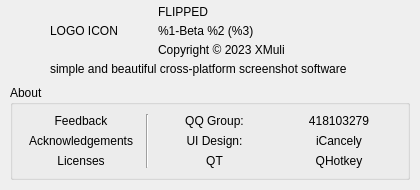
<?xml version="1.0" encoding="UTF-8"?>
<ui version="4.0">
 <class>TabAbout</class>
 <widget class="QWidget" name="TabAbout">
  <property name="geometry">
   <rect>
    <x>0</x>
    <y>0</y>
    <width>420</width>
    <height>190</height>
   </rect>
  </property>
  <property name="minimumSize">
   <size>
    <width>420</width>
    <height>190</height>
   </size>
  </property>
  <property name="windowTitle">
   <string>Form</string>
  </property>
  <layout class="QVBoxLayout" name="verticalLayout">
   <property name="spacing">
    <number>5</number>
   </property>
   <property name="leftMargin">
    <number>10</number>
   </property>
   <property name="topMargin">
    <number>5</number>
   </property>
   <property name="rightMargin">
    <number>10</number>
   </property>
   <property name="bottomMargin">
    <number>10</number>
   </property>
   <item>
    <layout class="QHBoxLayout" name="horizontalLayout_4" stretch="0,10,0">
     <property name="spacing">
      <number>5</number>
     </property>
     <item>
      <spacer name="horizontalSpacer">
       <property name="orientation">
        <enum>Qt::Horizontal</enum>
       </property>
       <property name="sizeHint" stdset="0">
        <size>
         <width>40</width>
         <height>20</height>
        </size>
       </property>
      </spacer>
     </item>
     <item>
      <layout class="QGridLayout" name="gridLayout">
       <item row="0" column="1">
        <widget class="QLabel" name="label_2">
         <property name="text">
          <string>FLIPPED</string>
         </property>
        </widget>
       </item>
       <item row="1" column="1" colspan="2">
        <widget class="QLabel" name="label_4">
         <property name="text">
          <string>%1-Beta %2 (%3)</string>
         </property>
        </widget>
       </item>
       <item row="3" column="0" colspan="3">
        <widget class="QLabel" name="label_3">
         <property name="text">
          <string>simple and beautiful cross-platform screenshot software</string>
         </property>
        </widget>
       </item>
       <item row="2" column="1" colspan="2">
        <widget class="QLabel" name="label_5">
         <property name="text">
          <string>Copyright © 2023 XMuli</string>
         </property>
        </widget>
       </item>
       <item row="0" column="0" rowspan="3">
        <widget class="QLabel" name="label">
         <property name="text">
          <string>LOGO ICON</string>
         </property>
        </widget>
       </item>
      </layout>
     </item>
     <item>
      <spacer name="horizontalSpacer_8">
       <property name="orientation">
        <enum>Qt::Horizontal</enum>
       </property>
       <property name="sizeHint" stdset="0">
        <size>
         <width>40</width>
         <height>20</height>
        </size>
       </property>
      </spacer>
     </item>
    </layout>
   </item>
   <item>
    <spacer name="verticalSpacer">
     <property name="orientation">
      <enum>Qt::Vertical</enum>
     </property>
     <property name="sizeHint" stdset="0">
      <size>
       <width>13</width>
       <height>4</height>
      </size>
     </property>
    </spacer>
   </item>
   <item>
    <widget class="QGroupBox" name="groupBox">
     <property name="title">
      <string>About</string>
     </property>
     <layout class="QHBoxLayout" name="horizontalLayout">
      <item>
       <layout class="QGridLayout" name="gridLayout_2">
        <item row="0" column="0">
         <widget class="QLabel" name="label_6">
          <property name="text">
           <string>Feedback</string>
          </property>
          <property name="alignment">
           <set>Qt::AlignCenter</set>
          </property>
         </widget>
        </item>
        <item row="0" column="1" rowspan="3">
         <widget class="Line" name="line">
          <property name="orientation">
           <enum>Qt::Vertical</enum>
          </property>
         </widget>
        </item>
        <item row="0" column="2">
         <widget class="QLabel" name="label_9">
          <property name="text">
           <string>QQ Group:</string>
          </property>
          <property name="alignment">
           <set>Qt::AlignCenter</set>
          </property>
         </widget>
        </item>
        <item row="0" column="3">
         <widget class="QLabel" name="label_10">
          <property name="text">
           <string>418103279</string>
          </property>
          <property name="alignment">
           <set>Qt::AlignCenter</set>
          </property>
          <property name="openExternalLinks">
           <bool>true</bool>
          </property>
         </widget>
        </item>
        <item row="1" column="0">
         <widget class="QLabel" name="label_13">
          <property name="text">
           <string>Acknowledgements</string>
          </property>
          <property name="alignment">
           <set>Qt::AlignCenter</set>
          </property>
         </widget>
        </item>
        <item row="1" column="2">
         <widget class="QLabel" name="label_7">
          <property name="text">
           <string>UI Design:</string>
          </property>
          <property name="alignment">
           <set>Qt::AlignCenter</set>
          </property>
         </widget>
        </item>
        <item row="1" column="3">
         <widget class="QLabel" name="label_8">
          <property name="text">
           <string>iCancely</string>
          </property>
          <property name="alignment">
           <set>Qt::AlignCenter</set>
          </property>
         </widget>
        </item>
        <item row="2" column="0">
         <widget class="QLabel" name="label_14">
          <property name="text">
           <string>Licenses</string>
          </property>
          <property name="alignment">
           <set>Qt::AlignCenter</set>
          </property>
         </widget>
        </item>
        <item row="2" column="2">
         <widget class="QLabel" name="label_11">
          <property name="text">
           <string>QT</string>
          </property>
          <property name="alignment">
           <set>Qt::AlignCenter</set>
          </property>
         </widget>
        </item>
        <item row="2" column="3">
         <widget class="QLabel" name="label_12">
          <property name="text">
           <string>QHotkey</string>
          </property>
          <property name="alignment">
           <set>Qt::AlignCenter</set>
          </property>
         </widget>
        </item>
       </layout>
      </item>
     </layout>
    </widget>
   </item>
  </layout>
  <zorder>groupBox</zorder>
  <zorder>label_2</zorder>
  <zorder>label_3</zorder>
  <zorder>label_4</zorder>
  <zorder>label_5</zorder>
  <zorder>verticalSpacer_3</zorder>
  <zorder>groupBox_3</zorder>
  <zorder>horizontalSpacer</zorder>
  <zorder>horizontalSpacer_8</zorder>
  <zorder>label_6</zorder>
  <zorder>label_13</zorder>
  <zorder>label_14</zorder>
  <zorder>label_9</zorder>
  <zorder>label_7</zorder>
  <zorder>label_11</zorder>
  <zorder>label_10</zorder>
  <zorder>label_8</zorder>
  <zorder>label_12</zorder>
  <zorder>line</zorder>
  <zorder>verticalSpacer</zorder>
 </widget>
 <resources/>
 <connections/>
</ui>
